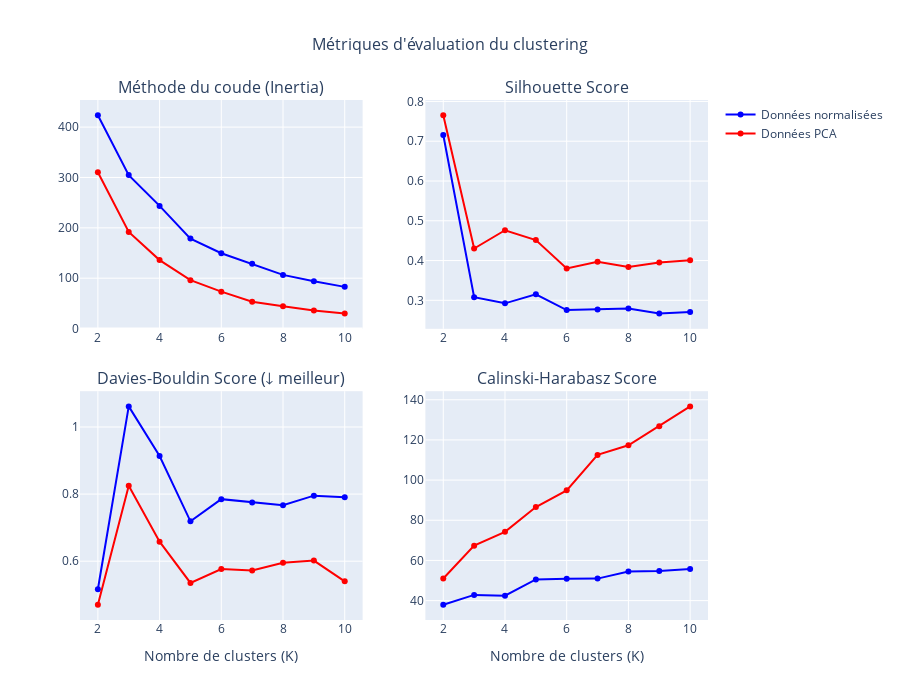

Notebook cell for this chart:
### Code cell
# Visualisation comparative
fig = make_subplots(
    rows=2, cols=2,
    subplot_titles=('Méthode du coude (Inertia)', 'Silhouette Score', 
                    'Davies-Bouldin Score (↓ meilleur)', 'Calinski-Harabasz Score'),
    vertical_spacing=0.12,
    horizontal_spacing=0.10
)

colors = {'Données normalisées': 'blue', 'Données PCA': 'red'}

for dataset_name, metrics in results.items():
    color = colors[dataset_name]
    
    # Inertia
    fig.add_trace(
        go.Scatter(x=list(K_range), y=metrics['inertias'], 
                   mode='lines+markers', name=dataset_name, 
                   line=dict(color=color), showlegend=True),
        row=1, col=1
    )
    
    # Silhouette
    fig.add_trace(
        go.Scatter(x=list(K_range), y=metrics['silhouette'], 
                   mode='lines+markers', name=dataset_name, 
                   line=dict(color=color), showlegend=False),
        row=1, col=2
    )
    
    # Davies-Bouldin
    fig.add_trace(
        go.Scatter(x=list(K_range), y=metrics['davies_bouldin'], 
                   mode='lines+markers', name=dataset_name, 
                   line=dict(color=color), showlegend=False),
        row=2, col=1
    )
    
    # Calinski-Harabasz
    fig.add_trace(
        go.Scatter(x=list(K_range), y=metrics['calinski_harabasz'], 
                   mode='lines+markers', name=dataset_name, 
                   line=dict(color=color), showlegend=False),
        row=2, col=2
    )

fig.update_xaxes(title_text="Nombre de clusters (K)", row=2, col=1)
fig.update_xaxes(title_text="Nombre de clusters (K)", row=2, col=2)

fig.update_layout(height=700, title_text="Métriques d'évaluation du clustering", 
                  title_font_size=16, title_x=0.5)
fig.show()

### Figure 1 — Plotly figure (JSON) as saved in the notebook; plotly's stock layout.template omitted (floating-point values rounded to 4 significant figures)
{"data": [{"line": {"color": "blue"}, "mode": "lines+markers", "name": "Données normalisées", "showlegend": true, "type": "scatter", "x": [2, 3, 4, 5, 6, 7, 8, 9, 10], "xaxis": "x", "y": [423.7, 304.7, 243.5, 178.6, 149.5, 128.7, 106.6, 93.9, 82.79], "yaxis": "y"}, {"line": {"color": "blue"}, "mode": "lines+markers", "name": "Données normalisées", "showlegend": false, "type": "scatter", "x": [2, 3, 4, 5, 6, 7, 8, 9, 10], "xaxis": "x2", "y": [0.7157, 0.3079, 0.2924, 0.3151, 0.2755, 0.2768, 0.2792, 0.2666, 0.2709], "yaxis": "y2"}, {"line": {"color": "blue"}, "mode": "lines+markers", "name": "Données normalisées", "showlegend": false, "type": "scatter", "x": [2, 3, 4, 5, 6, 7, 8, 9, 10], "xaxis": "x3", "y": [0.5164, 1.061, 0.9133, 0.7188, 0.7849, 0.7748, 0.7668, 0.7954, 0.7905], "yaxis": "y3"}, {"line": {"color": "blue"}, "mode": "lines+markers", "name": "Données normalisées", "showlegend": false, "type": "scatter", "x": [2, 3, 4, 5, 6, 7, 8, 9, 10], "xaxis": "x4", "y": [37.9, 42.85, 42.43, 50.52, 50.92, 50.94, 54.45, 54.78, 55.71], "yaxis": "y4"}, {"line": {"color": "red"}, "mode": "lines+markers", "name": "Données PCA", "showlegend": true, "type": "scatter", "x": [2, 3, 4, 5, 6, 7, 8, 9, 10], "xaxis": "x", "y": [310.3, 191.8, 135.9, 96.04, 73.27, 53.28, 44.17, 35.96, 29.69], "yaxis": "y"}, {"line": {"color": "red"}, "mode": "lines+markers", "name": "Données PCA", "showlegend": false, "type": "scatter", "x": [2, 3, 4, 5, 6, 7, 8, 9, 10], "xaxis": "x2", "y": [0.7655, 0.4302, 0.4762, 0.4515, 0.38, 0.3967, 0.3835, 0.3952, 0.4008], "yaxis": "y2"}, {"line": {"color": "red"}, "mode": "lines+markers", "name": "Données PCA", "showlegend": false, "type": "scatter", "x": [2, 3, 4, 5, 6, 7, 8, 9, 10], "xaxis": "x3", "y": [0.4701, 0.8249, 0.6583, 0.5352, 0.5765, 0.5723, 0.5954, 0.6019, 0.5401], "yaxis": "y3"}, {"line": {"color": "red"}, "mode": "lines+markers", "name": "Données PCA", "showlegend": false, "type": "scatter", "x": [2, 3, 4, 5, 6, 7, 8, 9, 10], "xaxis": "x4", "y": [50.99, 67.35, 74.24, 86.6, 94.89, 112.6, 117.3, 126.8, 136.7], "yaxis": "y4"}], "layout": {"annotations": [{"font": {"size": 16}, "showarrow": false, "text": "Méthode du coude (Inertia)", "x": 0.225, "xanchor": "center", "xref": "paper", "y": 1, "yanchor": "bottom", "yref": "paper"}, {"font": {"size": 16}, "showarrow": false, "text": "Silhouette Score", "x": 0.775, "xanchor": "center", "xref": "paper", "y": 1, "yanchor": "bottom", "yref": "paper"}, {"font": {"size": 16}, "showarrow": false, "text": "Davies-Bouldin Score (↓ meilleur)", "x": 0.225, "xanchor": "center", "xref": "paper", "y": 0.44, "yanchor": "bottom", "yref": "paper"}, {"font": {"size": 16}, "showarrow": false, "text": "Calinski-Harabasz Score", "x": 0.775, "xanchor": "center", "xref": "paper", "y": 0.44, "yanchor": "bottom", "yref": "paper"}], "height": 700, "title": {"font": {"size": 16}, "text": "Métriques d'évaluation du clustering", "x": 0.5}, "xaxis": {"anchor": "y", "domain": [0, 0.45]}, "xaxis2": {"anchor": "y2", "domain": [0.55, 1]}, "xaxis3": {"anchor": "y3", "domain": [0, 0.45], "title": {"text": "Nombre de clusters (K)"}}, "xaxis4": {"anchor": "y4", "domain": [0.55, 1], "title": {"text": "Nombre de clusters (K)"}}, "yaxis": {"anchor": "x", "domain": [0.56, 1]}, "yaxis2": {"anchor": "x2", "domain": [0.56, 1]}, "yaxis3": {"anchor": "x3", "domain": [0, 0.44]}, "yaxis4": {"anchor": "x4", "domain": [0, 0.44]}}}
